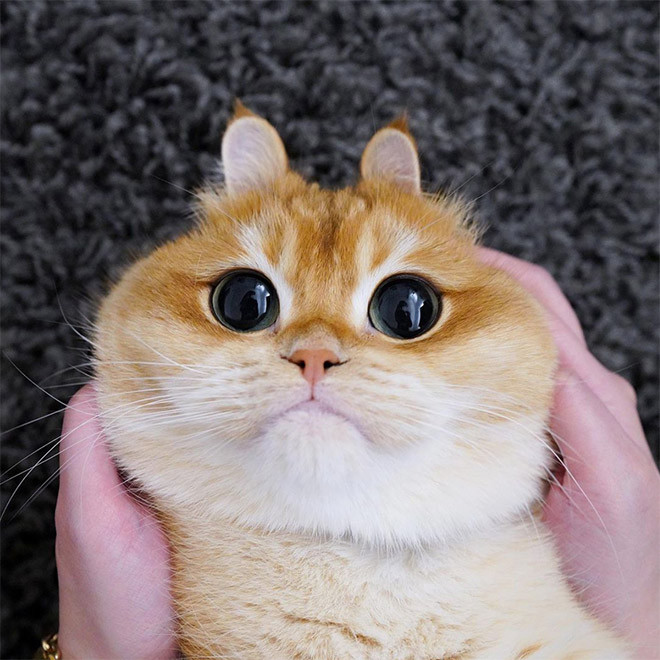
#> input picture lab7/3.jpg, 660 x 660 px
$ python lab72.py
#> lines starting #> are read from the running program, lines starting #| are printed output that depends on the picture
from PIL import Image, ImageOps
f = Image.open("3.jpg")
#> f is the input picture: PIL image 660x660 RGB; mean R, G, B 130.3, 118.2, 116

f.show()
f1 = f. reduce(3)

f1.save("31.jpg")


f1 = ImageOps.mirror(f1)
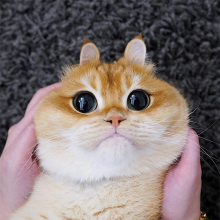
#> f1: PIL image 220x220 RGB; mean R, G, B 130.2, 118.1, 115.9
f1.save("32.jpg")
f1.show("32.jpg")

f1 = f1.transpose(Image.FLIP_TOP_BOTTOM)
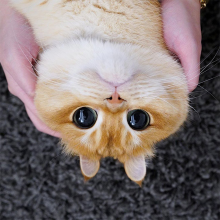
#> f1: PIL image 220x220 RGB; mean R, G, B 130.2, 118.1, 115.9
f1.save("33.jpg")
f1.show("33.jpg")

$ run again, with lab7/1.jpg copied over lab7/3.jpg
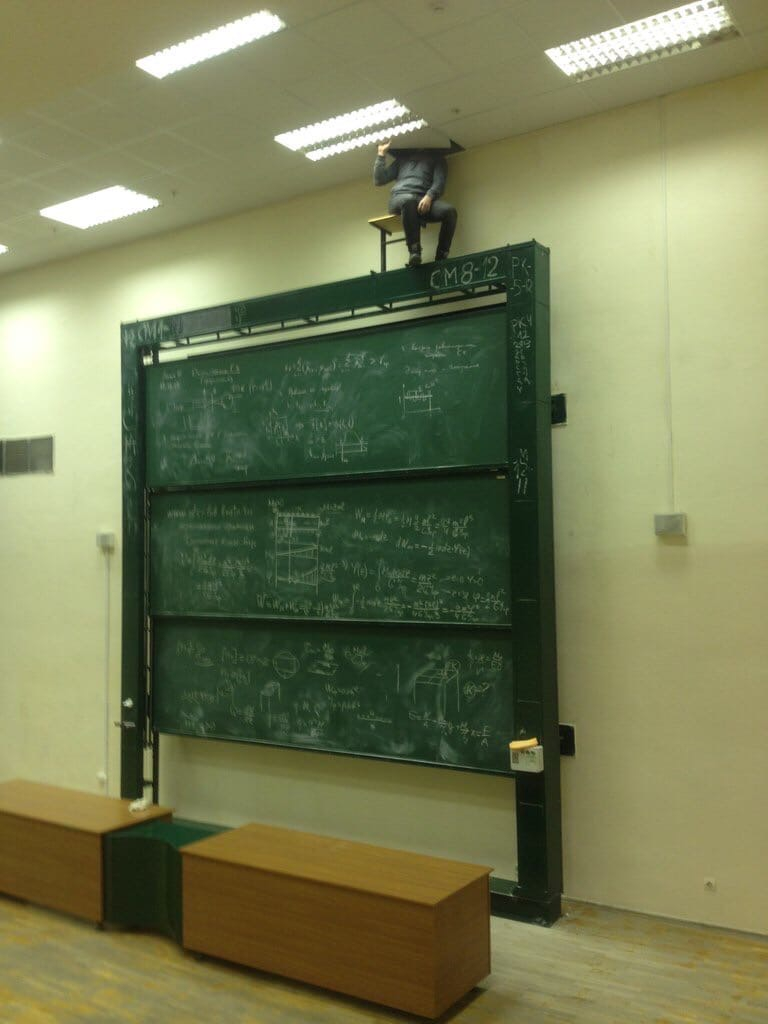
#> input picture lab7/1.jpg, 768 x 1024 px
#> f is the input picture: PIL image 768x1024 RGB; mean R, G, B 118.7, 123.8, 84.8
#> `f1 = ImageOps.mirror(f1)`:
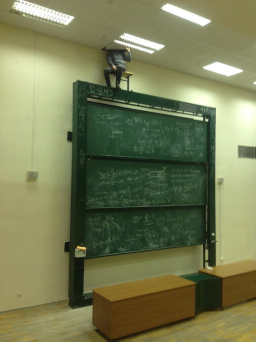
#> f1: PIL image 256x342 RGB; mean R, G, B 118.7, 123.7, 84.7
#> `f1 = f1.transpose(Image.FLIP_TOP_BOTTOM)`:
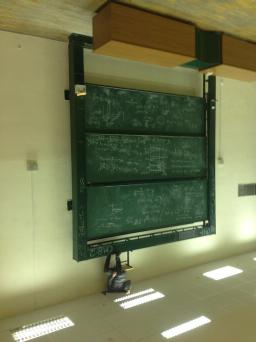
#> f1: PIL image 256x342 RGB; mean R, G, B 118.7, 123.7, 84.7

$ run again, with lab7/2.jpg copied over lab7/3.jpg
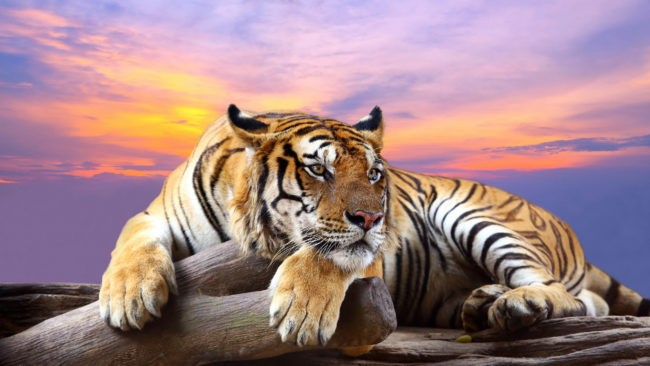
#> input picture lab7/2.jpg, 650 x 366 px
#> f is the input picture: PIL image 650x366 RGB; mean R, G, B 162, 131.5, 135.9
#> `f1 = ImageOps.mirror(f1)`:
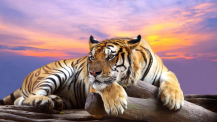
#> f1: PIL image 217x122 RGB; mean R, G, B 161.9, 131.3, 135.8
#> `f1 = f1.transpose(Image.FLIP_TOP_BOTTOM)`:
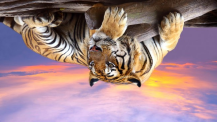
#> f1: PIL image 217x122 RGB; mean R, G, B 161.9, 131.3, 135.8
